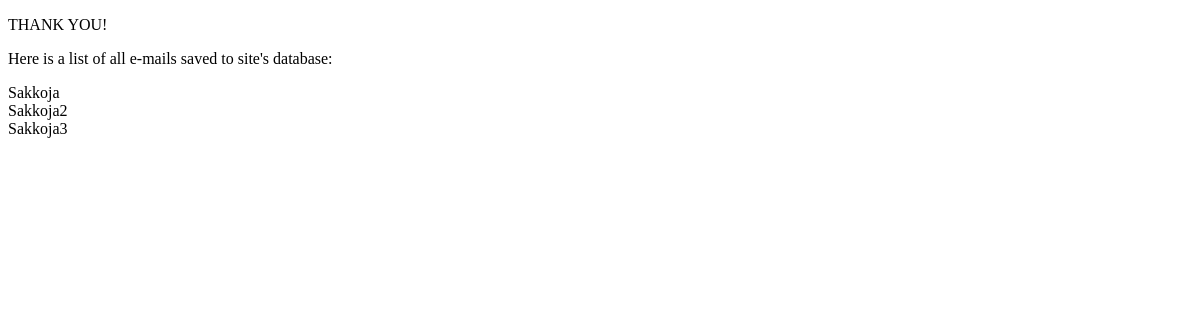
Page /your-email/ on the earlier database version.
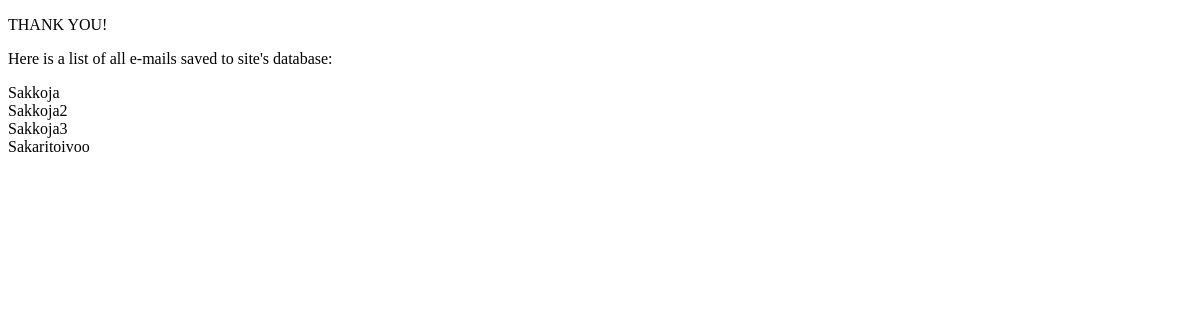
Same page on the later database version.
### first_app/models.py (models this page shows)
class Person(models.Model):
    email = models.CharField(max_length=100)

### first_app/views.py (the view)
# urls.py: path('your-email/', views.your_email),
def your_email(request):
    persons = Person.objects.all()
    return render(request, "first_app/your_email.html", {'persons': persons})

### first_app/templates/first_app/your_email.html (shortened to what this page needs)
<!DOCTYPE html>
<html lang="en">
<head>
</head>
<body>
  <p>THANK YOU!</p>
  <p> Here is a list of all e-mails saved to site's database: </p>
  {% for p in persons %}{{p.email}}<br>{% endfor %}

Differences in the rows shown:
added Person: email "Sakaritoivoo"
